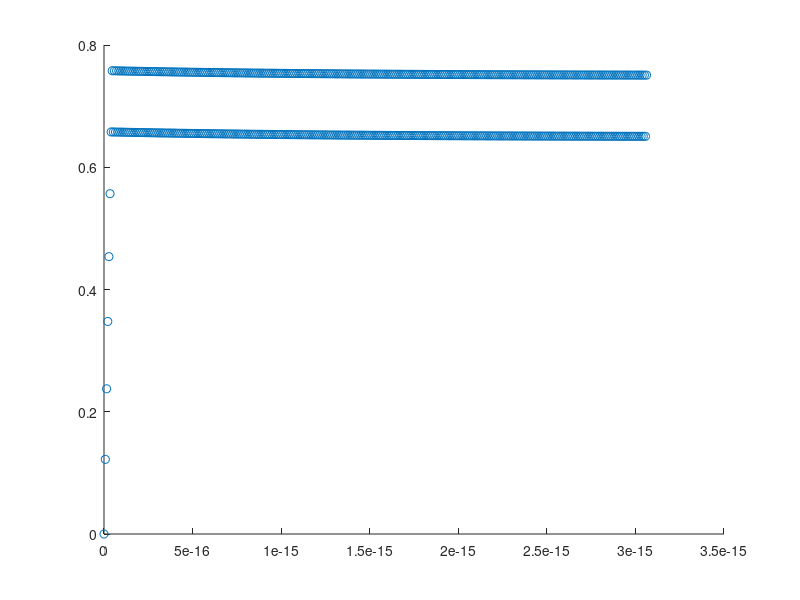

Reproduce this figure in MATLAB.
clear
close all
clc

% Simulation parameters
time = 0;
time_final = 5;
time_delta = 0.01;

iters = (time_final - time) / time_delta;

trajectory = NaN(iters, 3);

% Robot parameters
robot_length = 0.2;

% Proportional control parameters
kt = 10;
kr = 10;

% Pose (x, y, theta)
pose = [0, 0 , 0];

% Pose desired (x, y, theta)
pose_desired = [1, 0.7, 0];

for i = 1:iters

    % Save current pose
    trajectory(i,:) = pose;

    % Update error (x, y, theta)
    pose(3) = atan2(pose_desired(2) - pose(2), pose_desired(1) - pose_desired(1));
    error = pose - pose_desired;

    % Control
    velocity = kt * sqrt(error(1)^2 + error(2)^2);
    omega = -kr * error(3);

    % Control saturation
    if velocity >= 1
        v = 1;
    end

    if omega >= pi/2
        omega = pi / 2;
    end

    if omega <= -pi/2
        omega = -pi/2;
    end

    % Kinematics
    velocity_right = velocity + 0.5 * robot_length * omega;
    velocity_left = velocity - 0.5 * robot_length * omega;

    velocity = (velocity_right + velocity_left) / 2;
    omega = (velocity_right - velocity_left) / robot_length;

    % Pose dt
    pose_dot = [...
        velocity * cos(pose(3)), ...
        velocity * sin(pose(3)), ...
        omega];

    % Update pose
    pose = pose + pose_dot * time_delta;
end

i = 1;
figure(i);
scatter(trajectory(:, 1), trajectory(:, 2));
